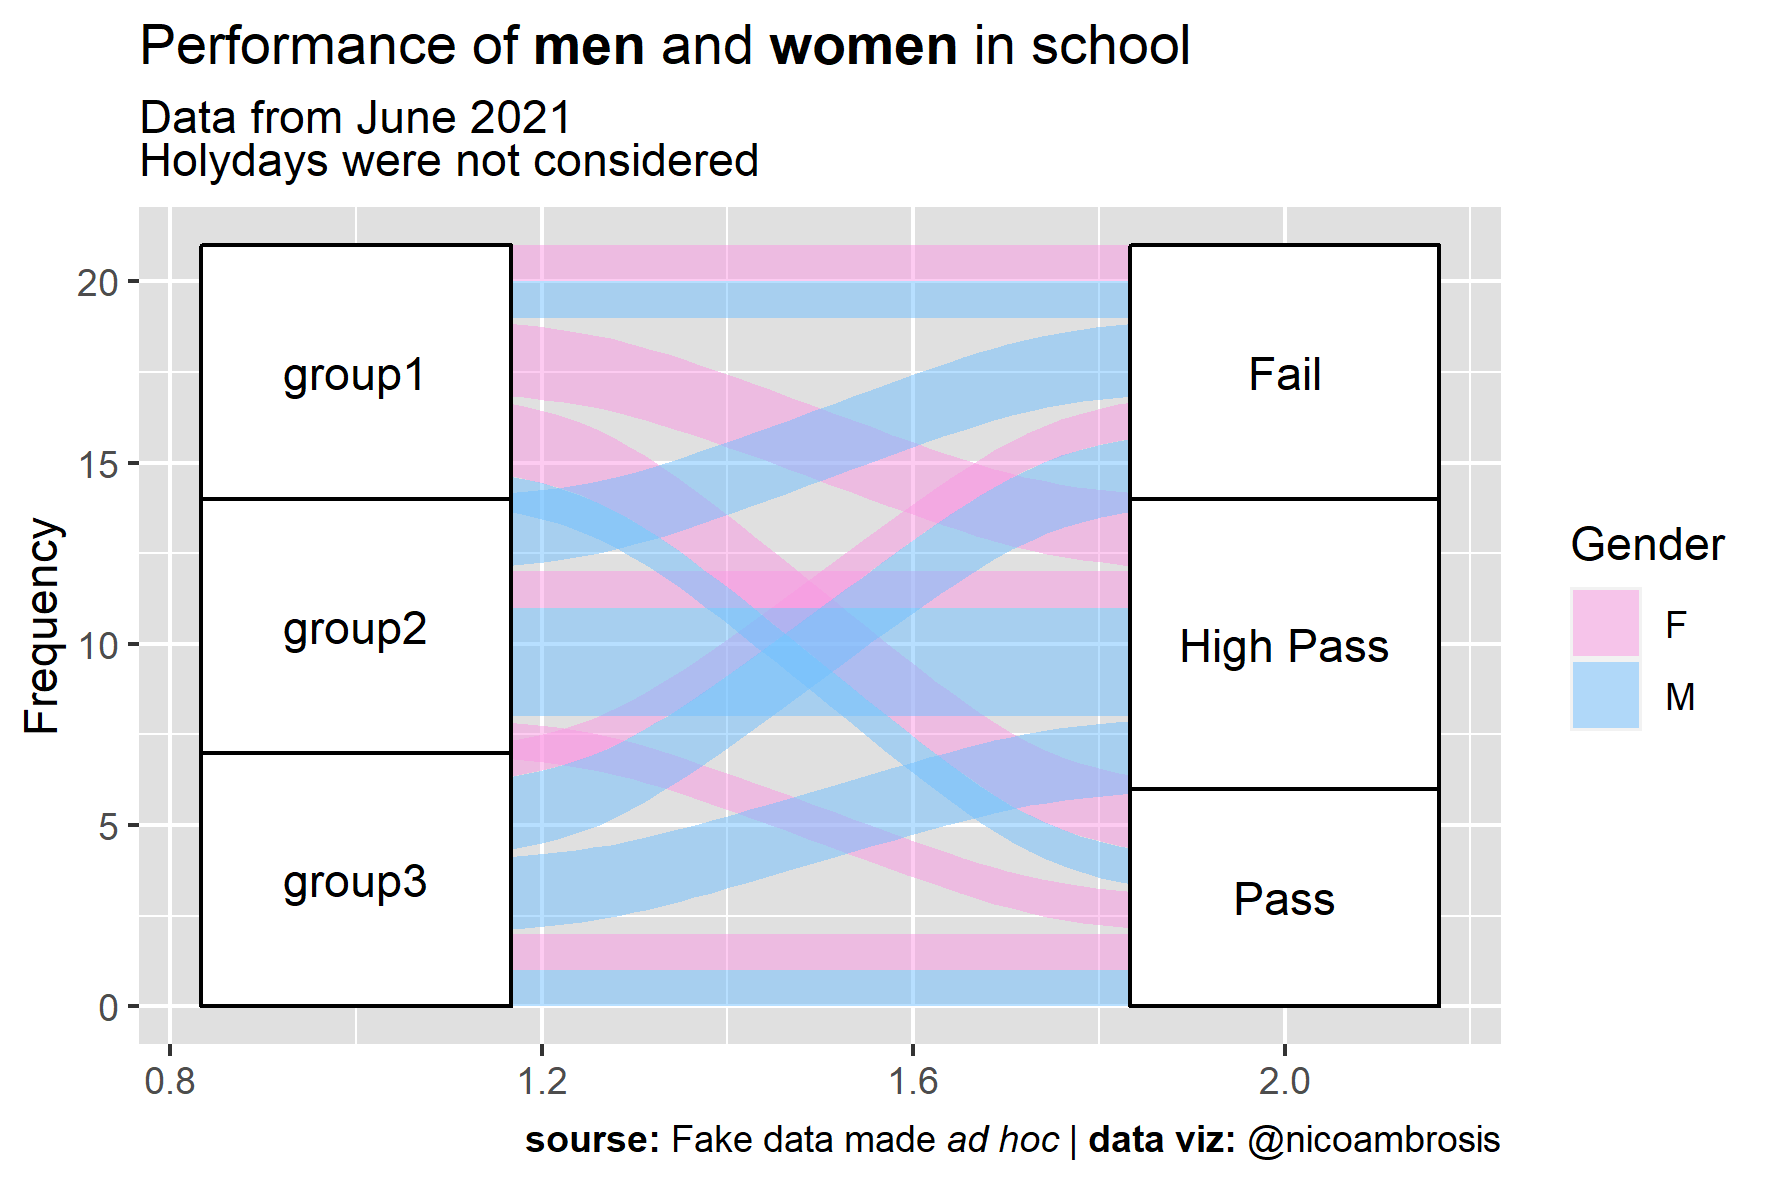

Write R code to recreate this figure.
# Flows

# install.packages("ggalluvial")
library(tidyverse)
library(ggplot2)
library(ggalluvial)
library(extrafont)
library(ggtext)



####Let's create some fake data about student performance in classes
####21 students are divided in 3 groups, they are men and women, and they get High Pass, Pass, or Fail


group1<-tibble(groupid=groupid<-rep("group1",7),
               studentID=sample(seq(from=1,to=20),7),
               gender=sample(c("M","F"),7,replace=TRUE),
               grades=sample(c("High Pass","Pass","Fail"),7,replace=TRUE))

group2<-tibble(groupid=groupid<-rep("group2",7),
               studentID=sample(seq(from=21,to=30),7),
               gender=sample(c("M","F"),7,replace=TRUE),
               grades=sample(c("High Pass","Pass","Fail"),7,replace=TRUE))

group3<-tibble(groupid=groupid<-rep("group3",7),
               studentID=sample(seq(from=31,to=40),7),
               gender=sample(c("M","F"),7,replace=TRUE),
               grades=sample(c("High Pass","Pass","Fail"),7,replace=TRUE))

students<-bind_rows(group1,group2,group3)

####Summarize data
students_table<- students %>%
  group_by(groupid,gender,grades) %>%
  count()


# make the "bones" of the alluvial
ggplot(students_table) +
  aes(axis1 = groupid,
      axis2 = grades,
      y = n) +
  geom_alluvium() +
  geom_stratum()


####add labels and split by gender
ggplot(data = students_table) +
  aes(axis1=groupid,
      axis2=grades,
      y=n) +
  geom_alluvium(aes(fill = gender)) +
  geom_stratum() +
  geom_text(stat="stratum",
            aes(label=after_stat(stratum)))


# Graph
ggplot(students_table,
       aes(axis1=groupid,
           axis2=grades,
           y=n)) +
  geom_alluvium(aes(fill=gender),
                width = 1/10) +
  geom_stratum() +
  geom_text(stat="stratum",
            aes(label=after_stat(stratum))) +
  
  labs(y = 'Frequency',
       title = 'Performance of **men** and **women** in school',
       subtitle = "Data from June 2021 <br> Holydays were not considered",
       caption = '**source:** Fake data made *ad hoc* | **data viz:** @nicoambrosis',
       fill = 'Gender') +
  
  theme(panel.background = element_rect(fill = "#e0e0e0", color = NA),
        plot.title = ggtext::element_markdown(),
        plot.subtitle = ggtext::element_markdown(),
        plot.caption = ggtext::element_markdown(),
        ) +
  scale_fill_manual(values=c("#fa96e3","#6ebeff"))

ggsave("Alluvium.png", dpi = 300, width = 15, height = 10, units = "cm")  

